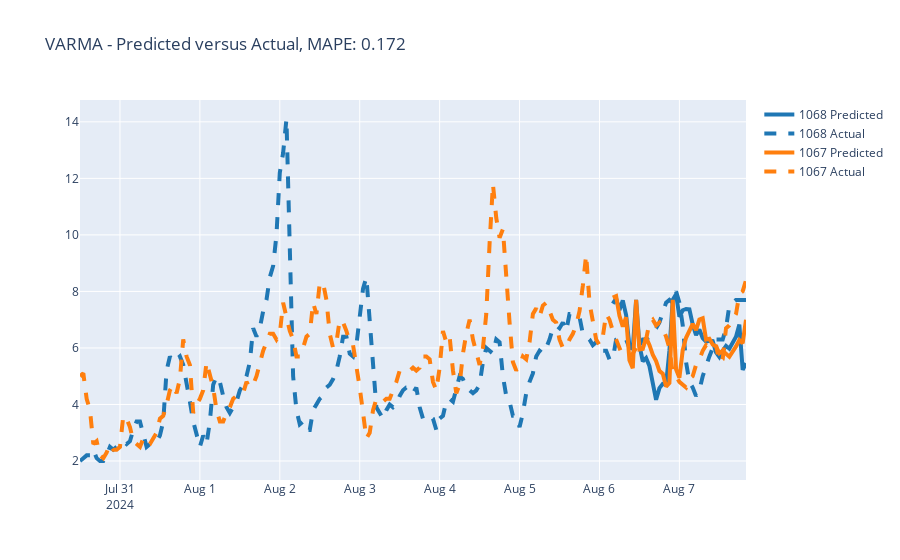

Here is the notebook cell this chart was saved with:
### Markdown cell above
### Measuring VARMA Performance

### Code cell
graph_forecast(concatted_df_varma, "VARMA", total_vars)
